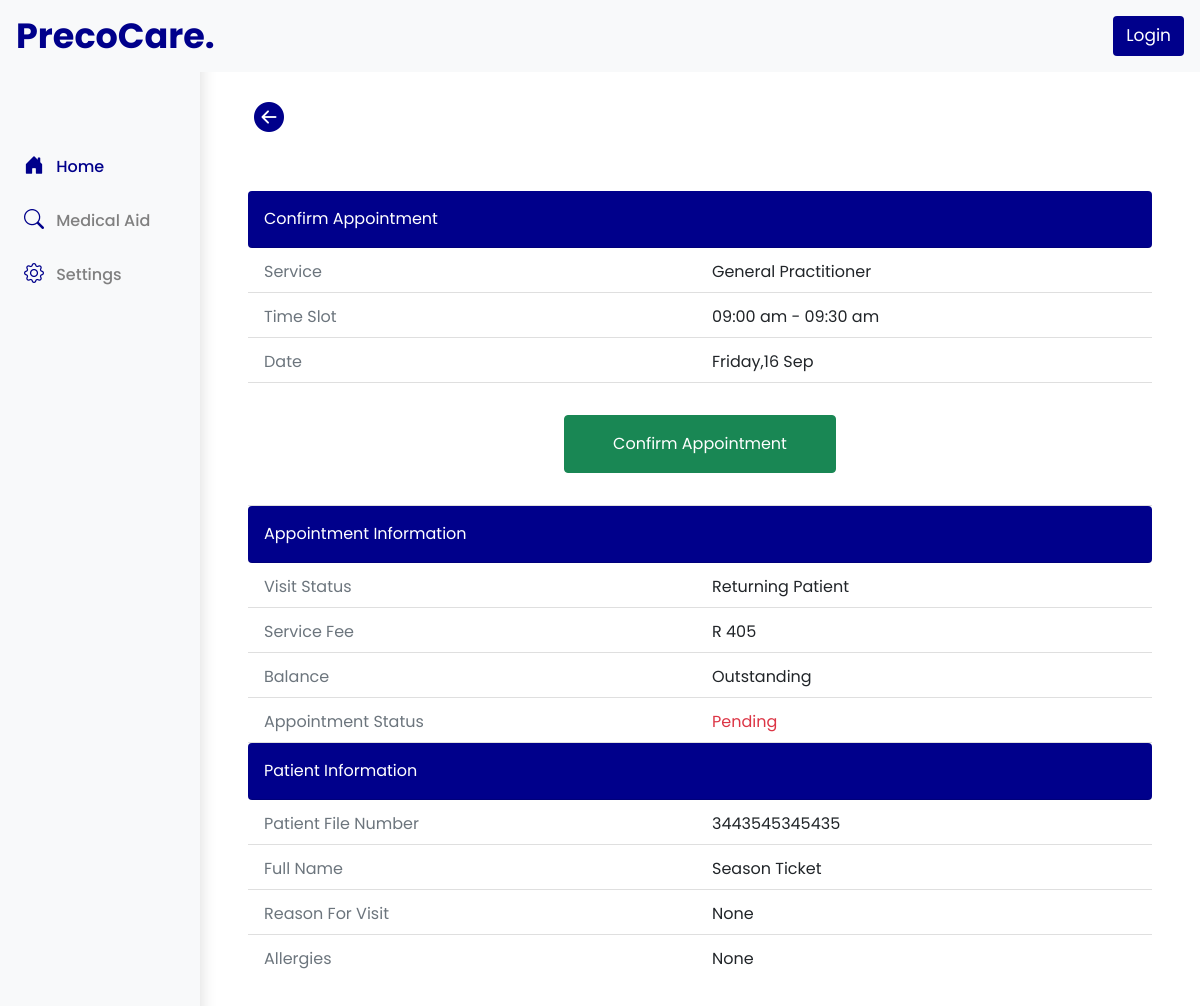
/pending/16, run on the app's committed database.
### precocare/models.py (models this page shows, shortened)
class ApplicationForm(models.Model):
    User = models.ForeignKey(User,null=True, on_delete=models.CASCADE , blank=True, related_name="user_application", default=None)
    visit_status = models.CharField(max_length=50,null=True,blank=True)
    application_for = models.CharField(max_length=50,null=True,blank=True)
    service = models.ForeignKey(ServiceModel, on_delete=models.CASCADE , blank=True, related_name="application_service", default=None)
    fee = models.CharField(max_length=1000,null=True,blank=True)
    time_slot = models.CharField(max_length=1000,null=True,blank=True)
    time_slot_id = models.ForeignKey(BookedTimeslotModel, on_delete=models.CASCADE , blank=True, related_name="time_slot_pk", default=None)
    date_appointment = models.DateField(auto_now_add=False,null=True,blank=True)
    reschedule_date = models.CharField(max_length=500,null=True,blank=True)
    patient_name = models.CharField(max_length=500,null=True,blank=True)
    patient_surname = models.CharField(max_length=500,null=True,blank=True)
    gender = models.CharField(max_length=500,null=True,blank=True)
    date_of_birth = models.CharField(max_length=500,null=True,blank=True)
    identification = models.CharField(max_length=13,null=True,blank=True)
    contact = models.CharField(max_length=50,null=True,blank=True)
    email = models.CharField(max_length=1000,null=True,blank=True)
    street = models.CharField(max_length=1000,null=True,blank=True)
    town = models.CharField(max_length=1000,null=True,blank=True)
    postal_code = models.CharField(max_length=1000,null=True,blank=True)
    medical_aid = models.ForeignKey(InsuranceModel,related_name="application_medical",blank=True,default=None,on_delete=models.CASCADE,null=True)
    paid_status = models.CharField(max_length=100,null=True,blank=True,default="Outstanding")
    reason_visit = models.TextField(blank = True,null=True)
    allergies = models.TextField(blank = True,null=True)
    application_status = models.CharField(max_length=100,null=True,blank=True,default="Pending")
    notify = models.CharField(max_length=100,null=True,blank=True,default="Incomplete")
    clinic_id = models.ForeignKey(ClinicModel, on_delete=models.CASCADE , blank=True, related_name="clinic_application", default=None)
    doctor = models.ForeignKey(DoctorModel, on_delete=models.CASCADE , blank=True, related_name="doctor_application", default=None,null=True)
    clinic_location = models.ForeignKey(ClinicLocationsModel, on_delete=models.CASCADE , blank=True, related_name="location_chosen", default=None,null=True)
    cancel_appointment = models.CharField(max_length=100,null=True,blank=True,default="Ongoing")
    patient_file_number = models.CharField(max_length=1000,null=True,blank=True)
    admin_booked = models.CharField(max_length=100,null=True,blank=True,default="No")
    date_created = models.DateTimeField(auto_now_add=True, null=True)

class ServiceModel(models.Model):
    clinic_id = models.ForeignKey(ClinicModel, on_delete=models.CASCADE , blank=True, related_name="service_clinic", default=None)
    service_name = models.CharField(max_length=500,null=True)
    service_fee = models.CharField(max_length=500,null=True)

class BookedTimeslotModel(models.Model):
    user = models.ForeignKey(User,null=True, on_delete=models.CASCADE,blank=True,default=None , related_name='user_timeslot')
    booked = models.CharField(max_length=1000,null=True,blank=True,default="Pending")
    clinic_timeslot_id = models.ForeignKey(ClinicTimeSlotModel, on_delete=models.CASCADE , blank=True, related_name="booked_timeslot", default=None)
    date = models.DateField(auto_now_add=False)
    date_field = models.CharField(max_length=1000,null=True,blank=True)
    clinic_id = models.ForeignKey(ClinicModel, on_delete=models.CASCADE , blank=True, related_name="booked_clinic", default=None)
    service = models.ForeignKey(ServiceModel, on_delete=models.CASCADE , blank=True, related_name="booked_service", default=None)

class ClinicTimeSlotModel(models.Model):
    timeslot = models.CharField(max_length=1000,null=True,blank=True)
    clinic_id = models.ForeignKey(ClinicModel, on_delete=models.CASCADE , blank=True, related_name="clinic_timeslot", default=None)
    service = models.ForeignKey(ServiceModel, on_delete=models.CASCADE , blank=True, related_name="service_timeslot", default=None)

### precocare/views.py (the view, shortened to what this page needs)
# urls.py: path('pending/<int:appointment_id>', views.PendingApplications, name="pending"),
def PendingApplications(request,appointment_id):
    appointmentView = ApplicationForm.objects.get(id = appointment_id)
    clinicId = appointmentView.clinic_id
    applicationClinic = ClinicModel.objects.get(id = clinicId.id)
    context = {
        "application" : appointmentView,
        "applicationClinic" : applicationClinic
    }
    return render(request, "Admin/pendingApplication.html",context)

### precocare/templates/Admin/pendingApplication.html (shortened to what this page needs)
{% extends 'Admin/admin.html' %}
{% block content %}
<section class="mt-4 container">
    <a href="{% url 'dashboard' applicationClinic.id %}">
        <button style="border: none; background-color: transparent;">
            <i class="bi bi-arrow-left-circle-fill" style="font-size: 30px; color: darkblue;"></i>
          </button>
    </a>
  </section>
<section class="container mt-5">
    <ul class="list-group list-group-flush">
        <li class="list-group-item text-white py-3 rounded" style="background-color: darkblue;">Confirm Appointment</li>
        <li class="list-group-item">
          <div class="row">
            <div class="col-sm-12 col-lg-6 mt-1 col-md-6 text-secondary">
              Service
            </div>
            <div class="col-sm-12 col-lg-6 mt-1 col-md-6">
              {{application.service.service_name}}
            </div>
          </div>
        </li>
        <li class="list-group-item">
          <div class="row">
            <div class="col-sm-12 col-lg-6 mt-1 col-md-6 text-secondary">
              Time Slot
            </div>
            <div class="col-sm-12 col-lg-6 mt-1 col-md-6">
              {{application.time_slot_id.clinic_timeslot_id.timeslot}}
            </div>
          </div>
        </li>
        <li class="list-group-item">
          <div class="row">
            <div class="col-sm-12 col-lg-6 mt-1 col-md-6 text-secondary">
              Date
            </div>
            <div class="col-sm-12 col-lg-6 mt-1 col-md-6">
              {{application.date_appointment |date:"l,d M"}}
            </div>
          </div>
        </li>
        <li class="list-group-item">
          <center>
            <button class="btn btn-success px-5 my-4 py-3" data-bs-target="#confirmAppointment{{application.id}}" data-bs-toggle="modal">Confirm Appointment</button>
          </center>
        </li>
        <li class="list-group-item text-white py-3 rounded" style="background-color: darkblue;">Appointment Information</li>
        <li class="list-group-item">
          <div class="row">
            <div class="col-sm-12 col-lg-6 mt-1 col-md-6 text-secondary">
              Visit Status
            </div>
            <div class="col-sm-12 col-lg-6 mt-1 col-md-6">
              {{application.visit_status}} Patient
            </div>
          </div>
        </li>
        <li class="list-group-item">
          <div class="row">
            <div class="col-sm-12 col-lg-6 mt-1 col-md-6 text-secondary">
              Service Fee
            </div>
            <div class="col-sm-12 col-lg-6 mt-1 col-md-6">
              R {{application.service.service_fee}}
            </div>
          </div>
        </li>
        <li class="list-group-item">
          <div class="row">
            <div class="col-sm-12 col-lg-6 mt-1 col-md-6 text-secondary">
              Balance
            </div>
            <div class="col-sm-12 col-lg-6 mt-1 col-md-6">
                {{application.paid_status}}
            </div>
          </div>
        </li>
        <li class="list-group-item">
          <div class="row">
            <div class="col-sm-12 col-lg-6 mt-1 col-md-6 text-secondary">
              Appointment Status
            </div>
            <div class="col-sm-12 col-lg-6 mt-1 col-md-6 text-danger">
                {{application.application_status}}
            </div>
          </div>
        </li>
        <li class="list-group-item text-white py-3 rounded" style="background-color: darkblue;">Patient Information</li>
        <li class="list-group-item">
          <div class="row">
            <div class="col-sm-12 col-lg-6 mt-1 col-md-6 text-secondary">
              Patient File Number
            </div>
            <div class="col-sm-12 col-lg-6 mt-1 col-md-6">
              {{application.patient_file_number}}
            </div>
          </div>
        </li>
        <li class="list-group-item">
          <div class="row">
            <div class="col-sm-12 col-lg-6 mt-1 col-md-6 text-secondary">
              Full Name
            </div>
            <div class="col-sm-12 col-lg-6 mt-1 col-md-6">
              {{application.patient_name}} {{application.patient_surname}}
            </div>
          </div>
        </li>
        <li class="list-group-item">
          <div class="row">
            <div class="col-sm-12 col-lg-6 mt-1 col-md-6 text-secondary">
              Reason For Visit
            </div>
            <div class="col-sm-12 col-lg-6 mt-1 col-md-6">
              {{application.reason_visit}}
            </div>
          </div>
        </li>
        <li class="list-group-item">
          <div class="row">
            <div class="col-sm-12 col-lg-6 mt-1 col-md-6 text-secondary">
              Allergies
            </div>
            <div class="col-sm-12 col-lg-6 mt-1 col-md-6">
              {{application.allergies}}
            </div>
          </div>
        </li>
      </ul>
</section>
{% endblock %}

### static/css/main.css (style rules this page uses)
:root { --main-bg-color: pink; }

### precocare/templates/Admin/admin.html (style rules this page uses)
.body-fonts { font-family: 'Poppins', sans-serif !important; }

### data on the page
ApplicationForm: service.service_name "General Practitioner", time_slot_id.clinic_timeslot_id.timeslot "09:00 am - 09:30 am", date_appointment "Friday,16 Sep", visit_status "Returning", service.service_fee "405", paid_status "Outstanding", application_status "Pending", patient_file_number "3443545345435", patient_name "Season", patient_surname "Ticket", reason_visit "None", allergies "None"
